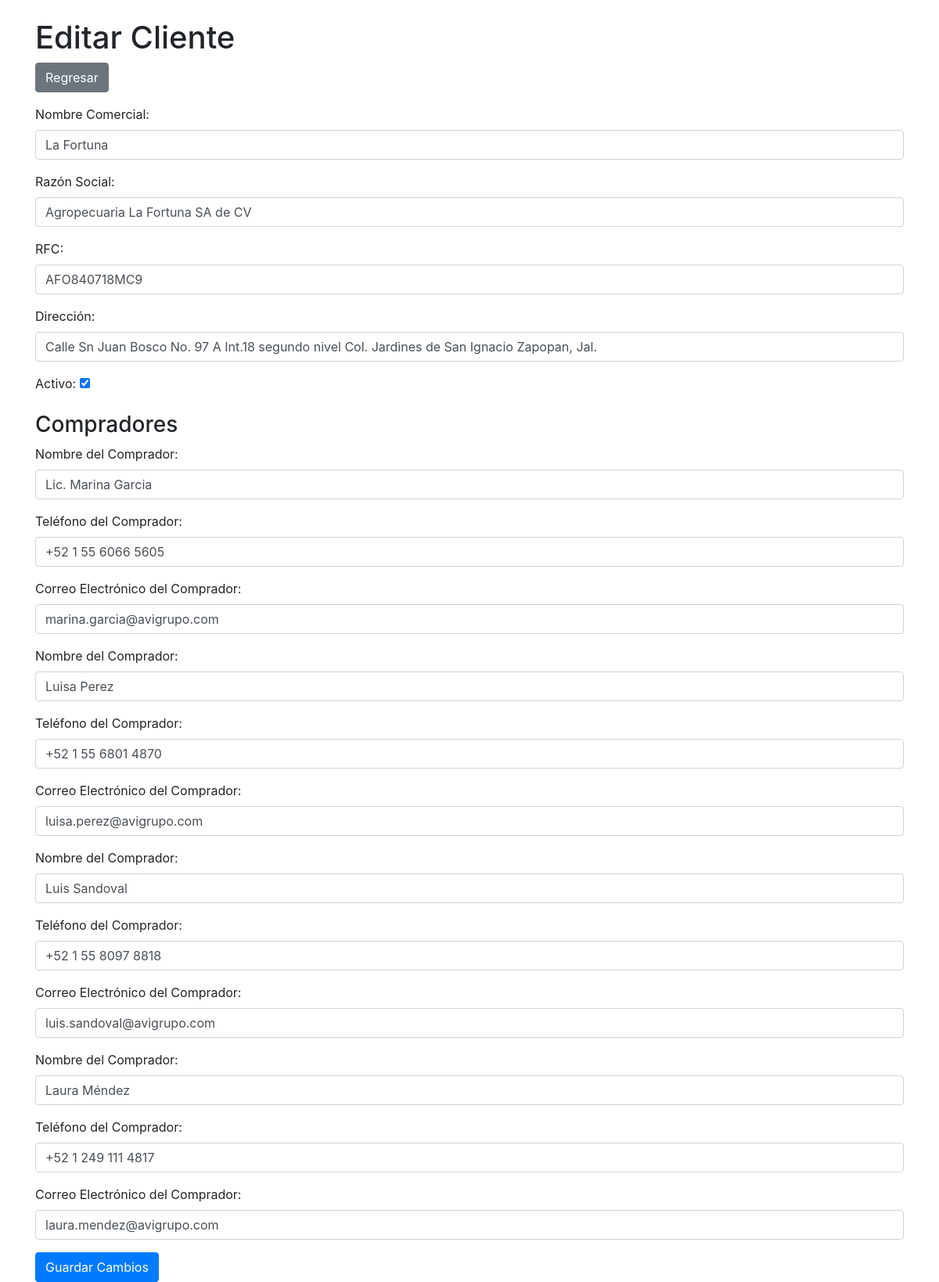
The page /PROYECTOS/edit_client.php?id=109 (signed in) on the database its author committed.
### tables this page shows
CREATE TABLE `clientes_p` (
  `id` int(11) NOT NULL,
  `nombre_comercial` varchar(100) NOT NULL,
  `razon_social` varchar(150) NOT NULL,
  `rfc` varchar(30) NOT NULL,
  `direccion` varchar(100) NOT NULL,
  `activo` tinyint(1) NOT NULL DEFAULT 1
);

CREATE TABLE `compradores` (
  `id_comprador` int(11) NOT NULL,
  `id_cliente` int(11) DEFAULT NULL,
  `nombre` varchar(100) DEFAULT NULL,
  `telefono` varchar(30) DEFAULT NULL,
  `correo` varchar(80) DEFAULT NULL
);

### PROYECTOS/edit_client.php (the view, shortened to what this page needs)
<?php
require 'C:/xampp/htdocs/db_connect.php';
if ($_SERVER['REQUEST_METHOD'] === 'GET' && isset($_GET['id'])) {
    $clientId = $_GET['id'];
    $sql_cliente = "SELECT * FROM clientes_p WHERE id = ?";
    $stmt_cliente = $conn->prepare($sql_cliente);
    $stmt_cliente->bind_param("i", $clientId);
    $stmt_cliente->execute();
    $result_cliente = $stmt_cliente->get_result();
    if ($result_cliente->num_rows > 0) {
        $cliente = $result_cliente->fetch_assoc();
    } else {
        echo "<script>alert('Cliente no encontrado.'); window.location.href = 'ver_clientes.php';</script>";
        exit();
    }
    $sql_compradores = "SELECT id_comprador as 'id', nombre, telefono, correo FROM compradores WHERE id_cliente = ?";
    $stmt_compradores = $conn->prepare($sql_compradores);
    $stmt_compradores->bind_param("i", $clientId);
    $stmt_compradores->execute();
    $result_compradores = $stmt_compradores->get_result();
    $compradores = $result_compradores->fetch_all(MYSQLI_ASSOC);
} else {
    echo "<script>alert('ID de cliente no válido.'); window.location.href = 'ver_clientes.php';</script>";
    exit();
}
?>
<!DOCTYPE html>
<html lang="es">
<head>
    <link rel="stylesheet" href="https://stackpath.bootstrapcdn.com/bootstrap/4.5.2/css/bootstrap.min.css">
</head>
<body>
<div class="container mt-4">
    <h1>Editar Cliente</h1>
    <a href="ver_clientes.php" class="btn btn-secondary mb-3">Regresar</a>
    <form method="POST" action="edit_client.php">
        <div class="form-group">
            <label for="nombre_comercial">Nombre Comercial:</label>
            <input type="text" class="form-control" id="nombre_comercial" name="nombre_comercial" value="<?php echo htmlspecialchars($cliente['nombre_comercial']); ?>" required>
        </div>
        <div class="form-group">
            <label for="razon_social">Razón Social:</label>
            <input type="text" class="form-control" id="razon_social" name="razon_social" value="<?php echo htmlspecialchars($cliente['razon_social']); ?>">
        </div>
        <div class="form-group">
            <label for="rfc">RFC:</label>
            <input type="text" class="form-control" id="rfc" name="rfc" value="<?php echo htmlspecialchars($cliente['rfc']); ?>">
        </div>
        <div class="form-group">
            <label for="direccion">Dirección:</label>
            <input type="text" class="form-control" id="direccion" name="direccion" value="<?php echo htmlspecialchars($cliente['direccion']); ?>">
        </div>
        <div class="form-group">
            <label for="activo">Activo:</label>
            <input type="checkbox" id="activo" name="activo" <?php echo $cliente['activo'] ? 'checked' : ''; ?>>
        </div>
        <h3>Compradores</h3>
        <div id="compradores">
            <?php foreach ($compradores as $comprador): ?>
                <div class="comprador">
                    <div class="form-group">
                        <label>Nombre del Comprador:</label>
                        <input type="text" class="form-control" name="compradores[<?php echo $comprador['id']; ?>][nombre]" value="<?php echo htmlspecialchars($comprador['nombre']); ?>" required>
                    </div>
                    <div class="form-group">
                        <label>Teléfono del Comprador:</label>
                        <input type="text" class="form-control" name="compradores[<?php echo $comprador['id']; ?>][telefono]" value="<?php echo htmlspecialchars($comprador['telefono']); ?>" required>
                    </div>
                    <div class="form-group">
                        <label>Correo Electrónico del Comprador:</label>
                        <input type="email" class="form-control" name="compradores[<?php echo $comprador['id']; ?>][correo]" value="<?php echo htmlspecialchars($comprador['correo']); ?>" required>
                    </div>
                </div>
            <?php endforeach; ?>
        </div>
        <button type="submit" class="btn btn-primary">Guardar Cambios</button>
    </form>
</div>
</body>
</html>

### rows shown on the page
clientes_p: nombre_comercial "La Fortuna", razon_social "Agropecuaria La Fortuna SA de CV", rfc "AFO840718MC9", direccion "Calle Sn Juan Bosco No. 97 A Int.18 segundo nivel Col. Jardines de San Ignacio Zapopan, Jal.", activo "☑"
compradores: nombre "Lic. Marina Garcia", telefono "+52 1 55 6066 5605", correo "marina.garcia@avigrupo.com"
compradores: nombre "Luisa Perez", telefono "+52 1 55 6801 4870", correo "luisa.perez@avigrupo.com"
compradores: nombre "Luis Sandoval", telefono "+52 1 55 8097 8818", correo "luis.sandoval@avigrupo.com"
compradores: nombre "Laura Méndez", telefono "+52 1 249 111 4817", correo "laura.mendez@avigrupo.com"
